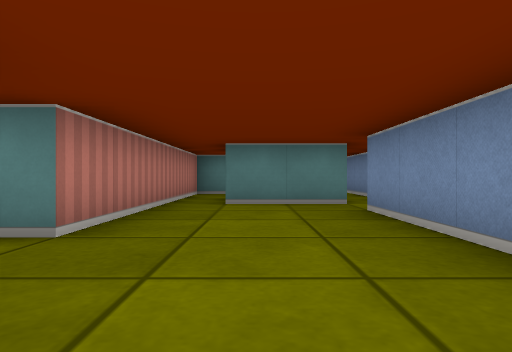
view 1 (above)

16 first-person views from a walk through a cub3D ray-caster map. The camera is about half as high as the walls, looks level and sees 75° across. The floor is counted in squares. Each view is taken from the middle of a square. On the plan, view 1 faces up. The plan holds only what a view shows up to about 9 squares ahead; the rest is blank.

view 2
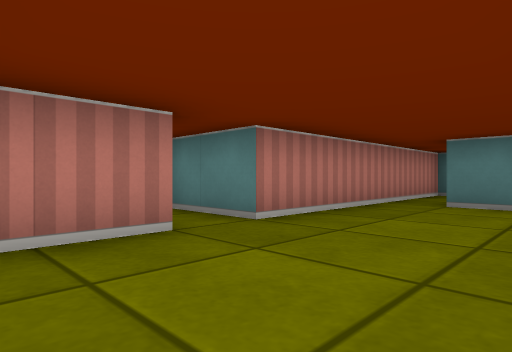

view 3
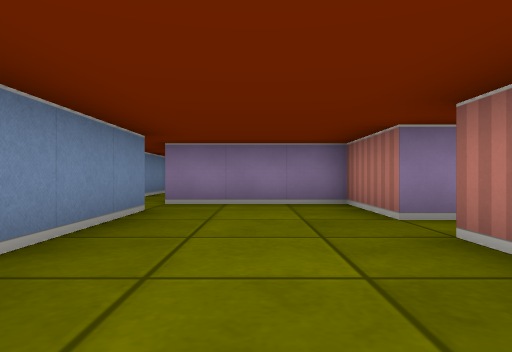

view 4
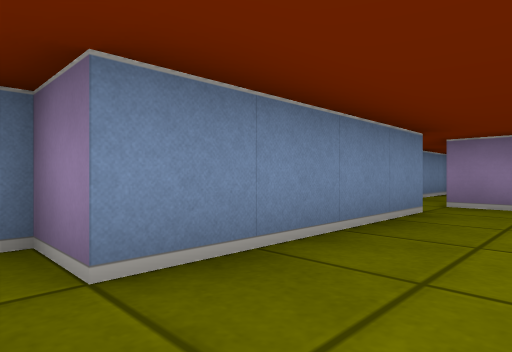

view 5
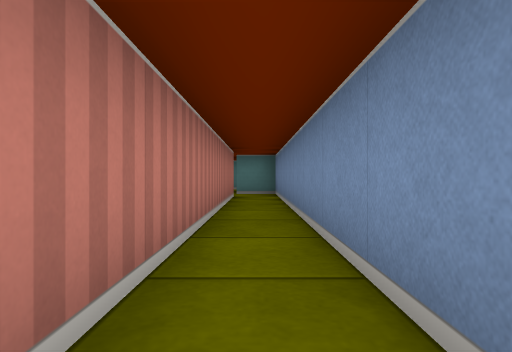

view 6
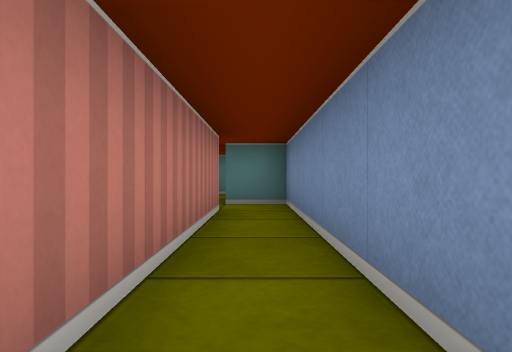

view 7
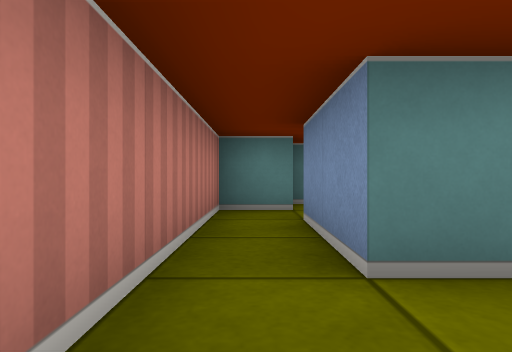

view 8
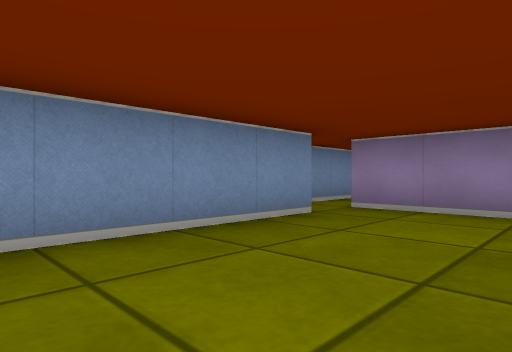

view 9
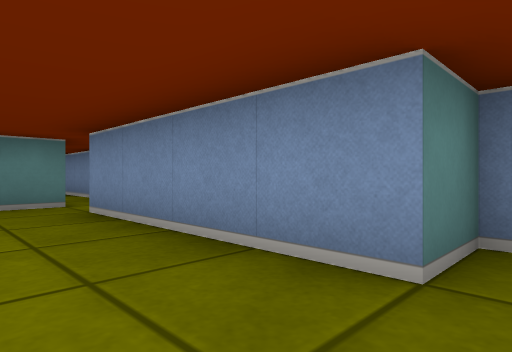

view 10
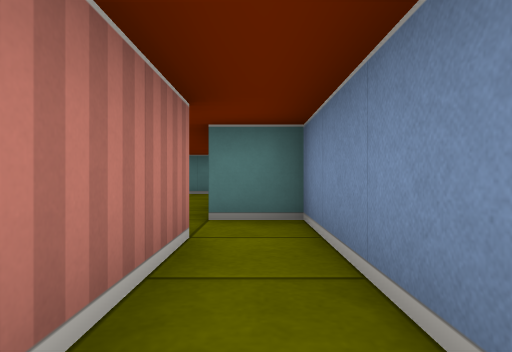

view 11
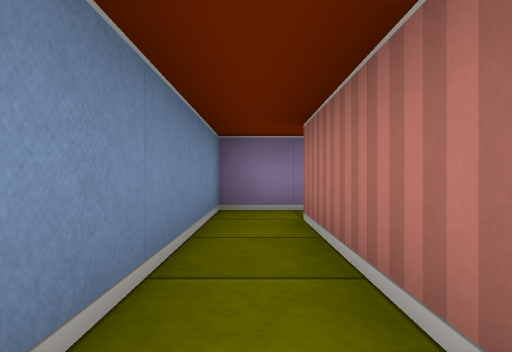

view 12
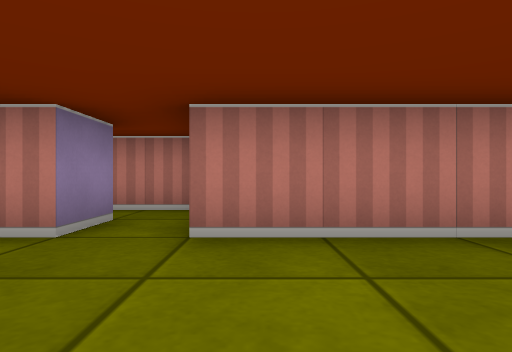

view 13
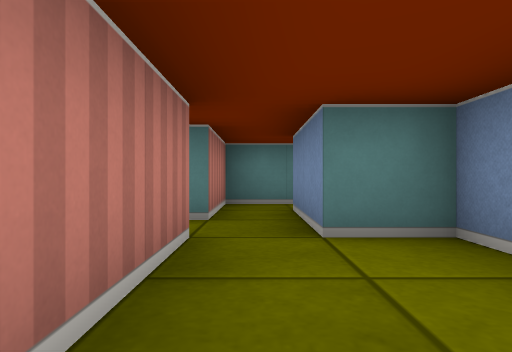

view 14
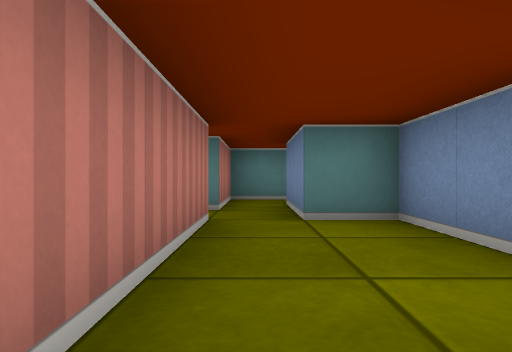

view 15
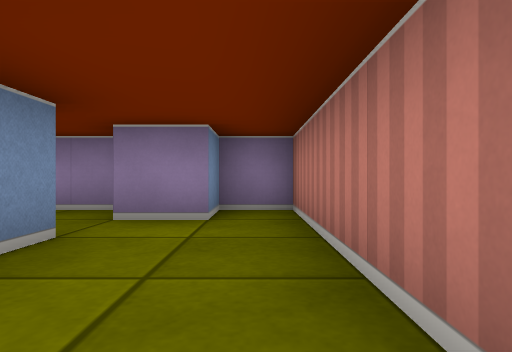

view 16
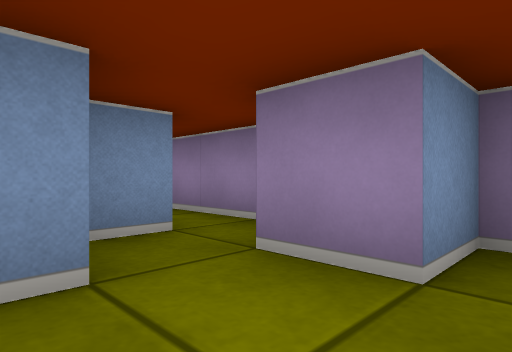

### Floor plan
Points are (right, up) in squares from view 1. A wall is a line through its corners. A room is listed if a view was taken in it or the views show most of it. See-through windows are left out.
Room 1 (views 1, 2, 3, 4, 5, 7, 8, 9, 11, 12)
walls: (1.5, 5.5) (-0.5, 5.5) (-0.5, 7.5); (-2.5, 1.5) (-1.5, 1.5) (-1.5, -0.5) (1.5, -0.5); (-3.5, 2.5) (-3.5, 1.5); (-0.5, 8.5) (-1.5, 8.5) (-1.5, 2.5) (-2.5, 2.5); (2.5, -0.5) (2.5, 0.5) (1.5, 0.5) (1.5, 4.5) (2.5, 4.5) (2.5, 5.5)
ways out: opening at (2, 5) to room 2; opening at (2, 0) to room 3
Room 2 (view 6)
walls: (1.5, 12.5) (1.5, 5.5); (2.5, 5.5) (2.5, 12.5)
ways out: opening at (2, 5) to room 1; opening at (2, 13)
Room 3 (view 10)
walls: (1.5, -0.5) (1.5, -3.5); (1.5, -4.5) (2.5, -4.5) (2.5, -0.5)
ways out: opening at (2, 0) to room 1; opening at (1, -4) to room 4
Room 4 (views 13, 14, 16)
walls: (-1.5, -2.6) (-1.5, -0.5) (-2.5, -0.5); (-0.5, -3.5) (-0.5, -2.8); (-1.1, -4.5) (1.5, -4.5); (-3.5, -0.5) (-3.5, -4.5) (-2.5, -4.5) (-2.5, -3.5) (-1.5, -3.5)
ways out: opening at (1, -4) to room 3; opening at (-3, 0) to room 5
Room 5 (view 15)
walls: (-3.5, 1.5) (-3.5, 0.5); (-2.5, -0.5) (-2.5, 1.5); (-2.5, 2.5) (-3.5, 2.5)
ways out: opening at (-3, 0) to room 4

Where each view was taken, in squares from view 1:
view 1: 0 up, 0 right, facing up
view 2: 0 up, 1 right, facing up-left
view 3: 5 up, 0 right, facing down
view 4: 5 up, 0 right, facing down-right
view 5: 5 up, 2 right, facing up
view 6: 8 up, 2 right, facing up
view 7: 4 up, 1 left, facing up
view 8: 4 up, 1 left, facing down-right
view 9: 0 up, 0 right, facing up-right
view 10: 3 down, 2 right, facing up
view 11: 0 up, 2 right, facing down
view 12: 3 up, 1 right, facing left
view 13: 3 down, 3 left, facing up
view 14: 4 down, 3 left, facing up
view 15: 0 up, 3 left, facing down
view 16: 2 down, 3 left, facing down-right
